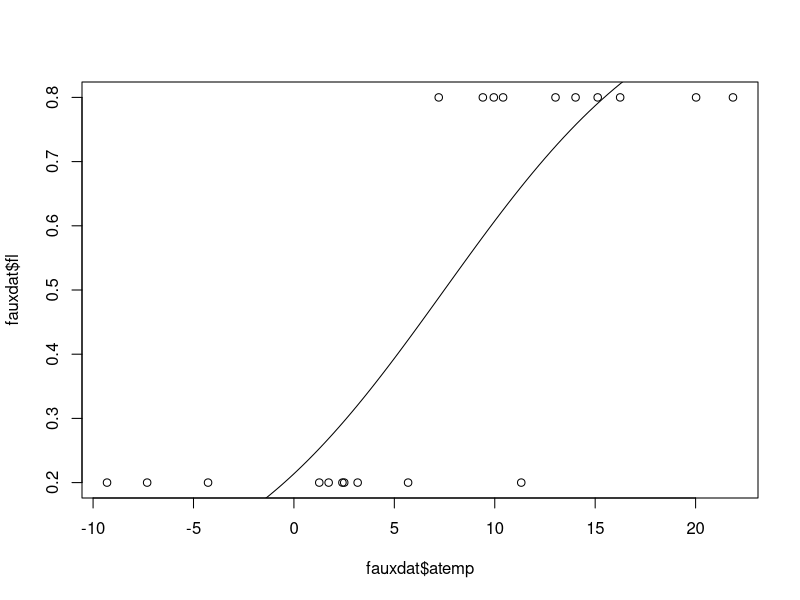

Generate this figure with R: (Note: this script raises an error after producing the figure.)
# Simulate data
## crap
a <- 0
b <- 1
sigma <- 2
temp = 5
threshold = 3
dd <- max(0, temp - threshold)
cum_temp <- cumsum(temp)

log(.2/(1-.2))
log(.8/(1-0.8))

rnorm(100, mean = a + b * cum_temp, sd = sigma)
##

## i can make a logit
fauxdat <- data.frame(ind = rep(1:10,2), atemp = c(rnorm(10, 3, 5), rnorm(10, 15, 5)), fl = sort(rep(c(.2,.8),10)))

logit <- glm(fl ~ atemp, family = gaussian(link = "logit"), data = fauxdat)

summary(logit)

plot(fauxdat$atemp, fauxdat$fl)
curve(predict(logit, data.frame(atemp = x), type = "resp"), add = TRUE)

##

## tree level toy
### Tree has 10 cones. Over a 10 day period, cones become active for some amount of time, then finish. Cones become active at DD = 20 with some error.

temp = 5
temp_crit = 20

tdat <- data.frame(day = c(1:10), temp = 5)
tdat$atemp <- cumsum(tdat$temp)

temp_crit_ind <- rnorm(n = 10, mean = temp_crit, sd = temp_crit/4) #critical temperatures for individual cones

cdat <- data.frame(cone = c(1:10), temp_crit_ind = temp_crit_ind)

#######drafty not yet working
day_crit <- sapply(cdat$temp_crit_ind, get_closest_bigger_number, vector = tdat$atemp)

get_closest_bigger_number <- function(value, vector) {
    diffs <- abs(value - vector)
    bigs <- which(vector > value)
    which.min(diffs[bigs])
}
